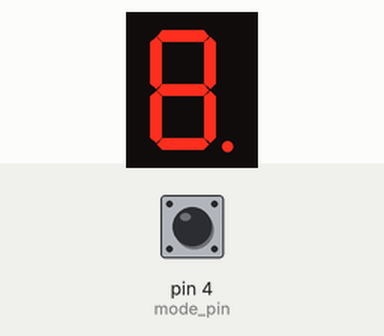
Bench run of a sketch on a simulated Arduino Nano, built with avr-gcc and run on an emulated ATmega328P. On the bench: 1-digit seven-segment display. Wiring (inferred from the names in the program): 1-digit 7-segment display, segments lit when LOW: segments pin 10, pin 9, pin 8, pin 7, pin 6, pin 5, pin 3, pin 2. The test bench sets the inputs (shaded band); at power-on: pin 4 (mode_pin) HIGH. The segment pins are drawn as the display they are named for.

Above: at 1.2 s.
1.3 s: pin 4 (mode_pin) pulled LOW for 1 s
At 1.41 s:
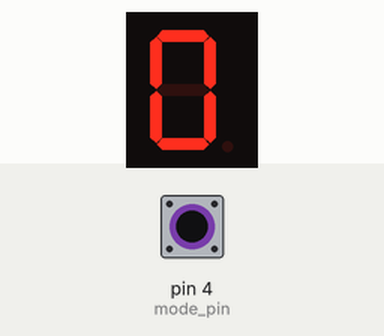

Measured:
- after the input at 1.3 s, the display: changes after 0.10 s (image 1)

The sketch:

Nano.ino
```cpp
 /*
SNK positional gun adapter

Arduino NANO

This sketch reads outputs signals from Howard Casto's Mamehooker.
It also takes care of coils signals singularities (always on, toggling, fast toggling etc. etc.)
to simplify MAMEHooker setup.

Here is an example of mamehooker .ini code:(messages sent to Arduino serial port COM4)

[General]
MameStart=cmo 4 baud=9600_parity=N_data=8_stop=1
MameStop=cmc 4
StateChange=
OnRotate=
OnPause=
[KeyStates]
RefreshTime=
[Output]
Player1_Recoil_Piston=cmw 4 1.,cmw 4 %s%,cmw 4 x
Player2_Recoil_Piston=cmw 4 2.,cmw 4 %s%,cmw 4 x

by Barito, 2023 (last update dec. 2023)
*/

#define OUTPUTS 8
#define PLAYERS 2
#define FILT_COILS //Comment this for raw coils out; keep it for simplified MAMEHooker setup

const int out_pin[] = {2, 3, 5, 6, 7, 8, 9, 10};//Outputs pins. First two are coils out.

const int mode_pin = 4;
boolean mode_state = 1;//input pullup

int rID;
int value;

unsigned long high_time[PLAYERS];
unsigned long low_time[PLAYERS];
byte kick[PLAYERS]= {0, 0};//single shot phase index
boolean out_state[OUTPUTS];

byte enTime = 50;//coil energize time. The kick needs some time to fully energize.
byte relTime = 50;//coil release time. The kick needs some time to hit the rubber stop.

byte opMode = 0; //operation mode: 0 - kicker triggered by external software (e.g. MAMEHooker); 1 - kicker triggered locally (for unmapped games)

void setup() {
  for (int j = 0; j < OUTPUTS; j++){
    pinMode(out_pin[j], OUTPUT);
  }
  pinMode(mode_pin, INPUT_PULLUP);
  Serial.begin(9600);
}

void loop(){
  ReadCMD();
  ModeSwitch();
  if (opMode == 0){
    #ifdef FILT_COILS
      KickFilter();
    #endif
  }
  else{
    KickLoop();
  }
}

void ReadCMD(){
  while (Serial.available()>0){
    rID = Serial.parseInt();    //first byte (output ID number)
    value = Serial.parseInt();  //second byte (output state)
    if (Serial.read() == 'x'){  //third byte (end of message)
      #ifdef FILT_COILS
        if(rID <=PLAYERS){//kickers states are stored for successive processing
          out_state[rID-1] = value;
        }
        else if(rID <= OUTPUTS){//lamps go out raw
          digitalWrite(out_pin[rID-1], value);
        }
      #else
        if(rID <= OUTPUTS){//everything goes out, raw
          digitalWrite(out_pin[rID-1], value);
        }
      #endif
    }
  }
}

void KickFilter(){
  for (int a = 0; a < PLAYERS; a++){
    switch(kick[a]){
      case 0://start single kick routine
        if (out_state[a] == 1){
          digitalWrite(out_pin[a], HIGH);
          high_time[a] = millis();
          kick[a] = 1;
        }
      break;
      case 1://check high segment and start low
        if (millis() - high_time[a] > enTime){
          digitalWrite(out_pin[a], LOW);
          low_time[a] = millis();
          kick[a] = 2;
        }
      break;
      case 2://check low segment and close routine
        if (millis() - low_time[a] > relTime){
          kick[a] = 0;
        }
      break;
    }
  }
}

void KickLoop(){
  for (int a = 0; a < PLAYERS; a++){
    switch(kick[a]){
      case 0:
        digitalWrite(out_pin[a], HIGH);
        high_time[a] = millis();
        kick[a] = 1;
      break;
      case 1:
        if (millis() - high_time[a] > enTime){
          digitalWrite(out_pin[a], LOW);
          low_time[a] = millis();
          kick[a] = 2;
        }
      break;
      case 2:
        if (millis() - low_time[a] > relTime){
          kick[a] = 0;
        }
      break;
    }
  }
}

void ModeSwitch(){
  if(digitalRead(mode_pin) != mode_state){
    mode_state = !mode_state;
    opMode = !mode_state;
    delay(100); //cheap debounce
  }
}
```
